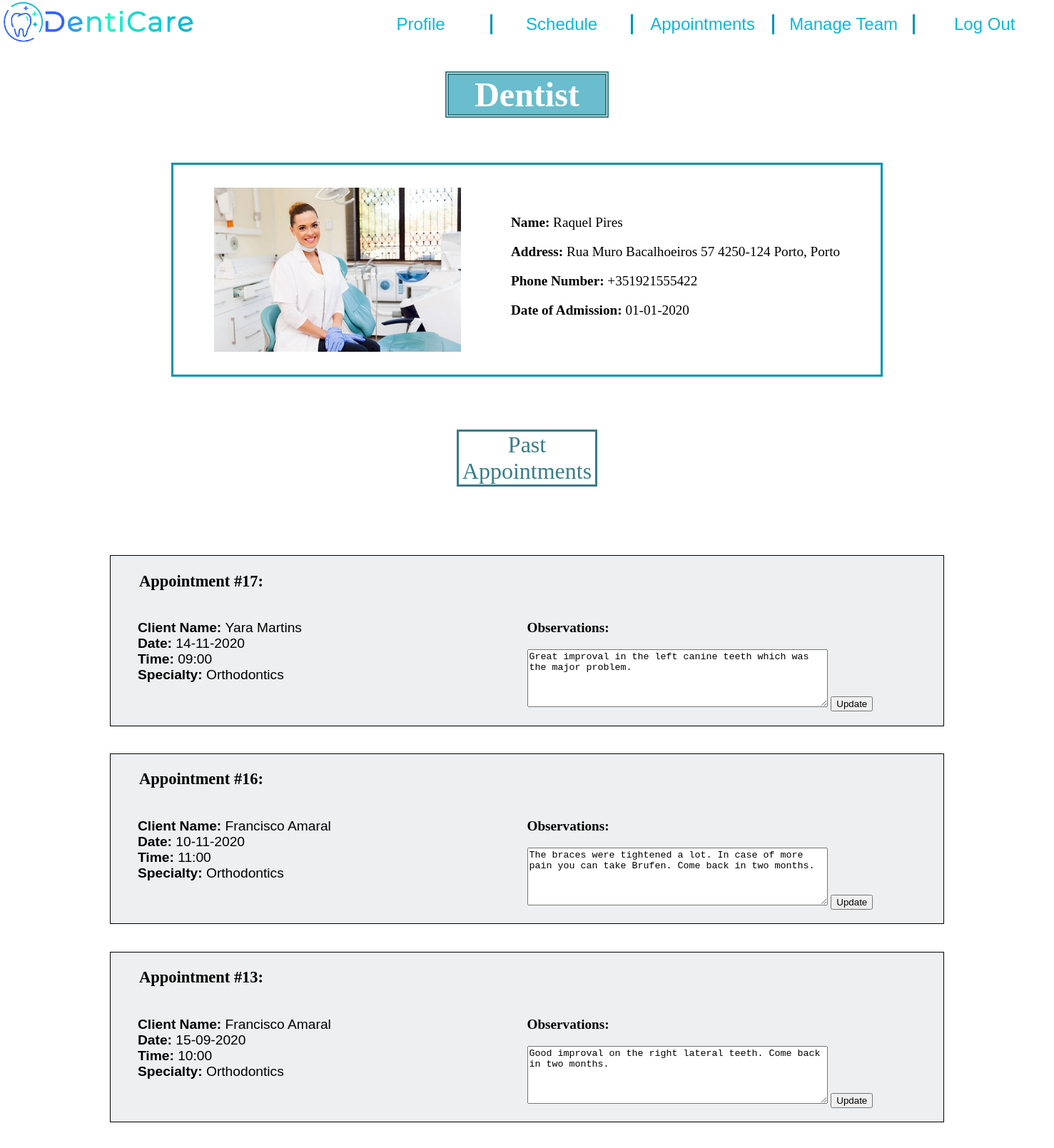
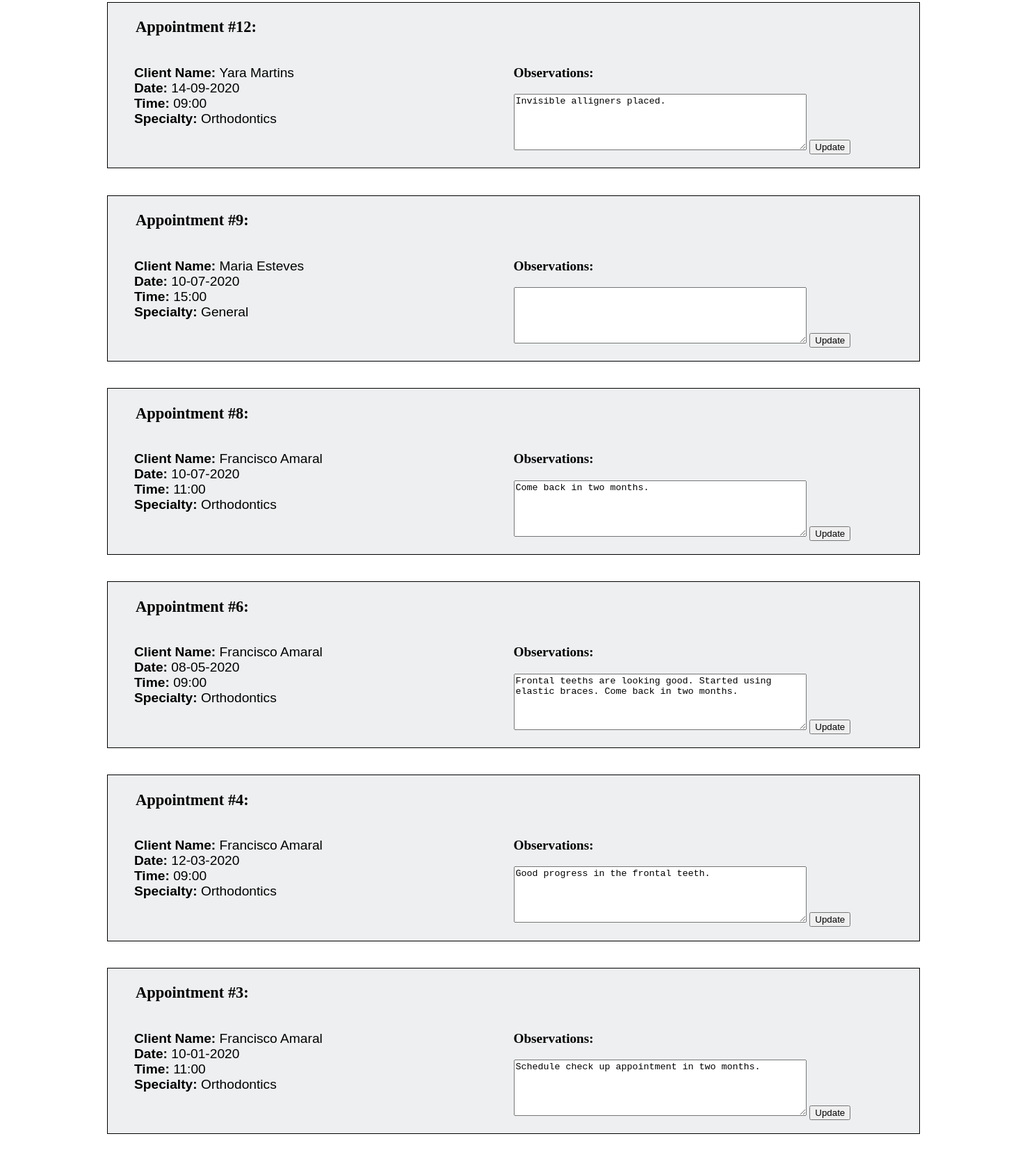
The app's page /dentistAppointments.php (signed in, upper part) with its own data (2 pictures, top to bottom).
### tables this page shows
CREATE TABLE employee (
    id integer PRIMARY KEY REFERENCES person, 
    salary float CHECK(salary > 0),
    date_of_admission text -- format dd-mm-yyyy
);

CREATE TABLE person (
    id integer PRIMARY KEY AUTOINCREMENT,
    name text NOT NULL,
    address text,
    phone_number text NOT NULL, -- e.g. +351935556768
    username text NOT NULL UNIQUE,
    password text NOT NULL
);

CREATE TABLE appointment (
    app_id integer PRIMARY KEY AUTOINCREMENT,
    date text NOT NULL, -- format dd-mm-yyyy
    time text NOT NULL, -- format 'hh:mm'
    room integer NOT NULL,
    cost float CHECK(cost > 0 OR cost IS NULL),
    client_id integer NOT NULL REFERENCES client,
    dentist_id integer NOT NULL REFERENCES dentist,
    specialty text NOT NULL REFERENCES specialty
);

CREATE TABLE record (
    client_id integer REFERENCES client,
    appointment_id integer NOT NULL UNIQUE REFERENCES appointment,
    observations text,
    PRIMARY KEY(client_id, appointment_id)
);

### html/dentistAppointments.php (the view, shortened to what this page needs)
<?php
    $dbh = new PDO('sqlite:sql/dentist_office.db');
    $dbh->setAttribute(PDO::ATTR_DEFAULT_FETCH_MODE, PDO::FETCH_ASSOC);
    $id = $_SESSION['id'];
    $stmt1 = $dbh->prepare('SELECT * FROM person
                            JOIN employee USING (id)
                            WHERE id = ?');
    $stmt1->execute(array($id));
    $row = $stmt1->fetch();
    $stmt2 = $dbh->prepare('SELECT * FROM appointment
                            JOIN person ON client_id=person.id
                            WHERE dentist_id = ?
                            ORDER BY app_id DESC');
    $stmt2->execute(array($id));
    $result = $stmt2->fetchAll();
    $stmt3 = $dbh->prepare('SELECT * FROM record
                            JOIN appointment ON appointment_id=app_id
                            WHERE dentist_id = ?');
    $stmt3->execute(array($id));
    $record = $stmt3->fetchAll();
?>
<!DOCTYPE html>
<html lang="en">
<head>
    <link href="css/style.css" rel="stylesheet">
    <link href="css/layout.css" rel="stylesheet">
    <link href="css/profilePage.css" rel="stylesheet">
    <link href="css/dentistAppointments.css" rel="stylesheet">
</head>
<body>
    <header>
        <a href='index.php' title="Home" >
            <img src="images/logo.png" alt="Dentist Clinic Logo">
        </a>
        <nav>
            <ul>
                <li><a href='dentist.php' title="Profile"> Profile </a></li>
                <li><a href='dentist.php#dentistShedule' title="Schedule"> Schedule </a></li>
                <li><a href=#past title="Appointments"> Appointments </a></li>
                <li><a href=#maganeTeam title="Manage Team"> Manage Team </a></li>
                <li><a href='action_logout.php' title="Log Out"> Log Out </a></li>
            </ul>
        </nav>
    </header>
    <h1 id="profileTitle"> Dentist </h1>
    <section id="profileInfo">
        <img src="images/<?php echo $row['username'] ?>.jpg" alt="Dr.<?php echo $row['name'] ?>">
        <div id="info">
            <p> <strong> Name: </strong> <?php echo $row['name'] ?> </p>
            <p> <strong> Address: </strong> <?php echo $row['address'] ?> </p>
            <p> <strong> Phone Number: </strong> <?php echo $row['phone_number'] ?> </p>
            <p> <strong> Date of Admission: </strong> <?php echo $row['date_of_admission'] ?> </p>
        </div>
    </section>
    <section id="past">
        <h2> Past Appointments </h2>
        <?php
            $date = new DateTime("now");
            foreach ($result as $app) {
                if (strtotime($app['date']) < strtotime($date->format('d-m-yy'))) { ?>
                    <section id="appointment">
                        <h3> Appointment #<?php echo $app['app_id'] ?>: </h3>
                        <ul>
                            <li> <strong> Client Name: </strong> <?php echo $app['name'] ?> </li>
                            <li> <strong> Date: </strong> <?php echo $app['date'] ?> </li>
                            <li> <strong> Time: </strong> <?php echo $app['time'] ?> </li>
                            <li> <strong> Specialty: </strong> <?php echo $app['specialty'] ?> </li>
                        </ul>
                        <form action="action_updateObservations.php" method="post">
                            <p><strong>Observations:</strong></p>
                            <textArea name="observations" rows="5" cols="50"><?php foreach ($record as $obs) { if ($obs['appointment_id'] == $app['app_id']) { echo $obs['observations']; } } ?></textArea>
                            <input type="submit" value="Update">
                        </form>
                    </section>
                <?php }
            } ?>
    </section>
</body>
</html>

### html/css/style.css (style rules this page uses)
html { background: url(https://media.istockphoto.com/vectors/abstract-white-gray-background-with-clean-smooth-soft-wave-vector-vector-id915242162?k=6&m=915242162&s=170667a&w=0&h=4WM4DJV-ZH4vGMzR6MZ9FEHTHWEkW3EGcwXswC1MwlI=) no-repeat center center fixed; -webkit-background-size: cover; -moz-background-size: cover; -o-background-size: cover; background-size: cover; scroll-behavior: smooth; }
body>header { background-color: rgb(255, 255, 255); color: rgb(14, 183, 212); }
body>header img:first-child { height: 4em; }
body>header ul { height: auto; margin: 0; padding: 0; }
body>header li { background-color: white; text-align: center; list-style-type: none; font-family: Arial, Helvetica, sans-serif; font-size: 150%; border-right: 3px solid rgb(3, 148, 173); }
body>header li:last-child { border-right: 0px solid white; }
body>header a { color: rgb(14, 183, 212); text-decoration: none; }
#contacts p, li { font-family: Arial, Helvetica, sans-serif; text-align: center; }
footer p, ul { padding-bottom: 1%; }

### html/css/layout.css (style rules this page uses)
body { width: 100%; margin: 0; padding: 0; display: grid; grid-template-rows: [start] auto [first] auto [services] 10fr [end]; }
body>header { grid-row: start/first; }
body>header { display: grid; grid-template-columns: [logo] 1fr [menu] 2fr [end]; grid-template-rows: auto auto; }
header>nav { align-self: center; }
body>header img:first-child { grid-column: logo/menu; grid-row: 1; justify-self: left; }
body>header nav { grid-column: menu/end; grid-row: 1; }
body>header ul { display: flex; flex-direction: row; justify-content: center; }
body>header li { flex: 1; }

### html/css/profilePage.css (style rules this page uses)
#profileTitle { font-size: 3em; margin-left: 13em; margin-right: 13em; margin-bottom: 0.3em; text-align: center; background: rgba(96, 185, 201, 0.932); background-clip: content-box; color: white; border: 5px double rgb(57, 124, 136); }
#profileInfo { display: flex; flex-direction: row; justify-content: center; margin: 3em 15em; padding-top: 2em; padding-bottom: 2em; background-color: white; border: 3px solid rgb(3, 148, 173); }
#profileInfo img { padding-right: 2em; height: 230px; width:auto; }
#info { font-size: 1.2em; padding-left: 2em; padding-top: 1em; }

### html/css/dentistAppointments.css (style rules this page uses)
#past h2 { font-size: 2em; font-weight: normal; padding: 0; margin-left: 20em; margin-right: 20em; margin-bottom: 3em; text-align: center; background: rgba(255, 255, 255, 0); background-clip: content-box; color: rgb(57, 124, 136); border: 3px solid rgb(57, 124, 136); }
#appointment { margin: 2em 8em; background-color: #edeff0; border: 1px solid black; display: grid; grid-template-columns: 1fr 1fr; font-size: 1.2em; }
#appointment h3 { margin-left: 1.8em; }
#appointment ul { grid-column: 1; padding: 0; margin-left: 2em; }
#appointment li { text-align: justify; list-style: none; text-transform: capitalize; }
#appointment form { grid-column: 2; grid-row: 2; margin-right: 2em; margin-bottom: 1em; }

### records on screen
employee: id.username (picture), id.name "Raquel Pires", id.address "Rua Muro Bacalhoeiros 57 4250-124 Porto, Porto", id.phone_number "+351921555422", date_of_admission "01-01-2020"
appointment: app_id "17", person.name "Yara Martins", date "14-11-2020", time "09:00", specialty "Orthodontics", observations "Great improval in the left canine teeth which was the major problem."
appointment: app_id "16", person.name "Francisco Amaral", date "10-11-2020", time "11:00", specialty "Orthodontics", observations "The braces were tightened a lot. In case of more pain you can take Brufen. Come back in two months."
appointment: app_id "13", person.name "Francisco Amaral", date "15-09-2020", time "10:00", specialty "Orthodontics", observations "Good improval on the right lateral teeth. Come back in two months."
appointment: app_id "12", person.name "Yara Martins", date "14-09-2020", time "09:00", specialty "Orthodontics", observations "Invisible alligners placed."
appointment: app_id "9", person.name "Maria Esteves", date "10-07-2020", time "15:00", specialty "General"
appointment: app_id "8", person.name "Francisco Amaral", date "10-07-2020", time "11:00", specialty "Orthodontics", observations "Come back in two months."
appointment: app_id "6", person.name "Francisco Amaral", date "08-05-2020", time "09:00", specialty "Orthodontics", observations "Frontal teeths are looking good. Started using elastic braces. Come back in two months."
appointment: app_id "4", person.name "Francisco Amaral", date "12-03-2020", time "09:00", specialty "Orthodontics", observations "Good progress in the frontal teeth."
appointment: app_id "3", person.name "Francisco Amaral", date "10-01-2020", time "11:00", specialty "Orthodontics", observations "Schedule check up appointment in two months."
